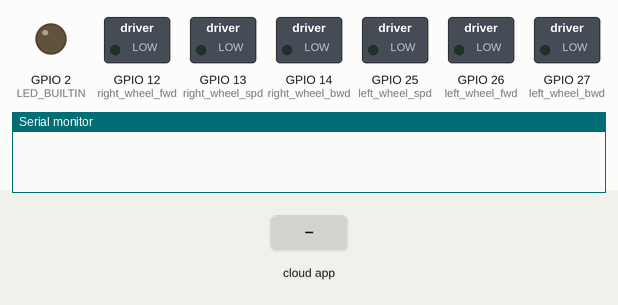
Bench run of a program on a simulated ESP32. Shown: switched loads named in the program (green lamp = pin HIGH), output pins drawn as LEDs (lit = HIGH), the last lines printed to the serial monitor. Inputs (shaded band) come from the test bench. The ROS host is connected and sends only what is stated.

Above: at 3.2 s.
3.3 s: the phone or cloud app sets linear.x to -100
At 3.7 s:
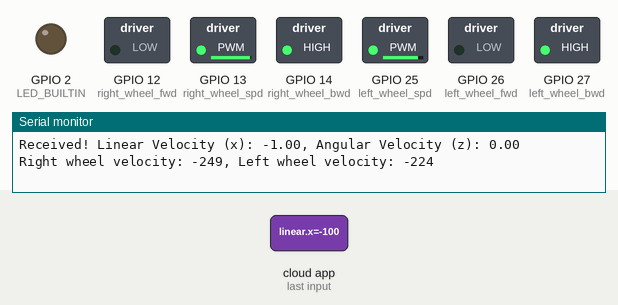
4.8 s: the phone or cloud app sets angular.z to -100
At 5.5 s:
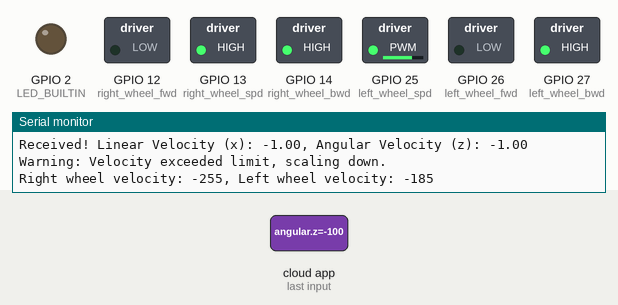
6.3 s: the phone or cloud app sets linear.x to 0
At 6.8 s:
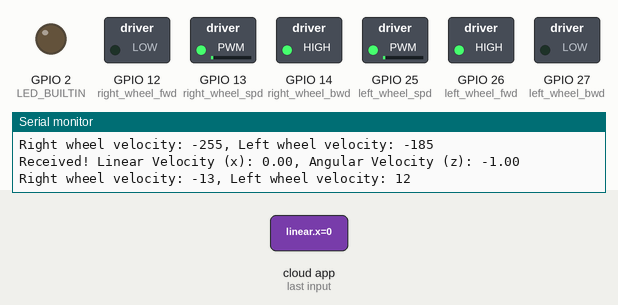
7.8 s: the phone or cloud app sets angular.z to 100
At 8.5 s:
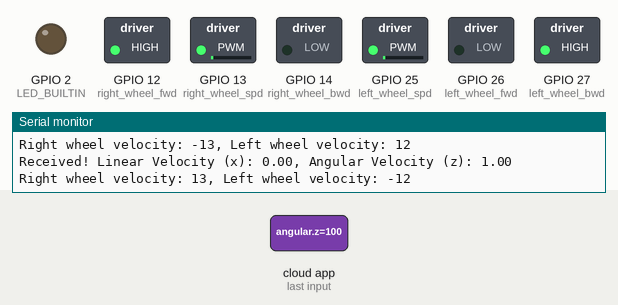
9.3 s: the phone or cloud app sets linear.x to 100
At 10.3 s:
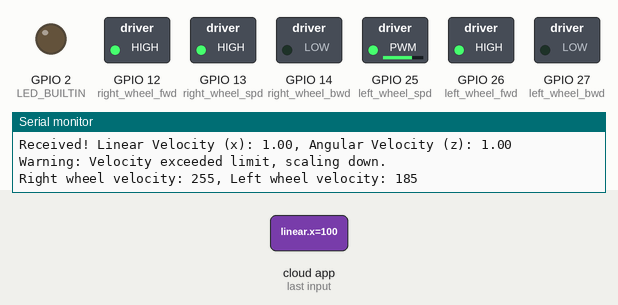
10.9 s: the phone or cloud app sets angular.z to 0
At 12.0 s:
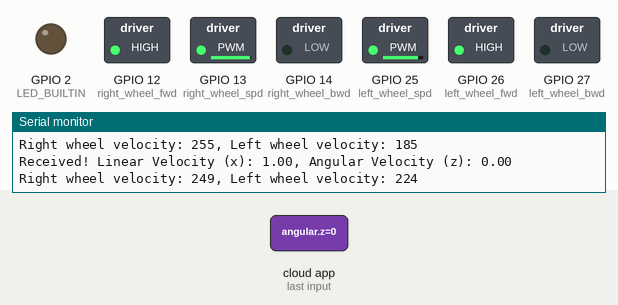
Timing chart, 0 to 13.4 s (numbered marks = the images above; inputs shaded):
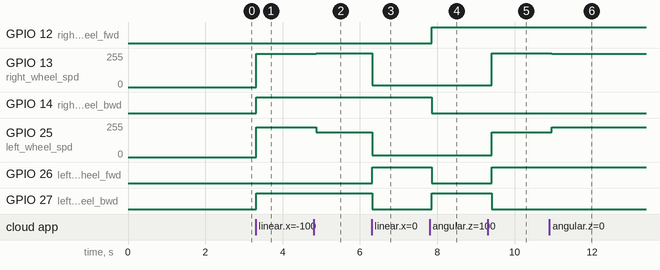

Measured:
- after the input at 3.3 s, GPIO 13 (right_wheel_spd): 0/255 → 248/255 at once; GPIO 14 (right_wheel_bwd), GPIO 27 (left_wheel_bwd): LOW → HIGH at once; GPIO 25 (left_wheel_spd): 0/255 → 223/255 at once
- after the input at 4.8 s, GPIO 13 (right_wheel_spd): 248/255 → 255/255 after 0.08 s; GPIO 25 (left_wheel_spd): 223/255 → 184/255 after 0.08 s
- after the input at 6.3 s, GPIO 13 (right_wheel_spd): 255/255 → 13/255 at once; GPIO 25 (left_wheel_spd): 184/255 → 12/255 at once; GPIO 26 (left_wheel_fwd): LOW → HIGH at once; GPIO 27 (left_wheel_bwd): HIGH → LOW at once
- after the input at 7.8 s, GPIO 12 (right_wheel_fwd), GPIO 27 (left_wheel_bwd): LOW → HIGH after 0.06 s; GPIO 14 (right_wheel_bwd), GPIO 26 (left_wheel_fwd): HIGH → LOW after 0.06 s
- after the input at 9.3 s, GPIO 13 (right_wheel_spd): 13/255 → 255/255 after 0.11 s; GPIO 25 (left_wheel_spd): 12/255 → 184/255 after 0.11 s; GPIO 26 (left_wheel_fwd): LOW → HIGH after 0.11 s; GPIO 27 (left_wheel_bwd): HIGH → LOW after 0.11 s
- after the input at 10.9 s, GPIO 13 (right_wheel_spd): 255/255 → 248/255 after 0.06 s; GPIO 25 (left_wheel_spd): 184/255 → 223/255 after 0.06 s

The program:

main.cpp
```cpp
#include <Arduino.h>
#include <micro_ros_platformio.h>
#include <WiFi.h>
#include <math.h>
#include <rcl/rcl.h>
#include <rclc/rclc.h>
#include <rclc/executor.h>
#include <geometry_msgs/msg/twist.h>

// ROS 2 Micro-ROS Components
rcl_subscription_t cmd_vel_subscriber;
geometry_msgs__msg__Twist msg;
rclc_executor_t executor;
rclc_support_t support;
rcl_allocator_t allocator;
rcl_node_t node;
rcl_timer_t timer;

// WiFi Definitions
IPAddress agent_ip(192, 168, 1, 3);

// Function Definitions
void error_loop();
void cmd_vel_subscription_callback(const void *msgin);

// Robot Parameters
#define wheelbase_length 0.11

#define left_wheel_speed_multiplier 0.9
#define right_wheel_speed_multiplier 1.0
#define left_wheel_fwd 26
#define left_wheel_bwd 27
#define left_wheel_spd 25
#define right_wheel_fwd 12
#define right_wheel_bwd 14
#define right_wheel_spd 13

#define RCCHECK(fn) { rcl_ret_t temp_rc = fn; if((temp_rc != RCL_RET_OK)){error_loop();}}
#define RCSOFTCHECK(fn) { rcl_ret_t temp_rc = fn; if((temp_rc != RCL_RET_OK)){} }

void setup() {
  Serial.begin(115200);

  pinMode(left_wheel_fwd, OUTPUT);
  pinMode(left_wheel_bwd, OUTPUT);
  pinMode(left_wheel_spd, OUTPUT);
  pinMode(right_wheel_fwd, OUTPUT);
  pinMode(right_wheel_bwd, OUTPUT);
  pinMode(right_wheel_spd, OUTPUT);
  pinMode(LED_BUILTIN, OUTPUT);

  ledcSetup(0, 1000, 8);
  ledcSetup(1, 1000, 8);
  ledcAttachPin(left_wheel_spd, 0);
  ledcAttachPin(right_wheel_spd, 1);

  set_microros_wifi_transports("Lab315", "fluffycurtain330", agent_ip,8888);
  delay(2000);

  allocator = rcl_get_default_allocator();

  RCCHECK(rclc_support_init(&support, 0, NULL, &allocator));
  RCCHECK(rclc_node_init_default(&node, "workshop_bot", "", &support));
  RCCHECK(rclc_subscription_init_default(
    &cmd_vel_subscriber,
    &node,
    ROSIDL_GET_MSG_TYPE_SUPPORT(geometry_msgs, msg, Twist),
    "cmd_vel"));

  RCCHECK(rclc_executor_init(&executor, &support.context, 1, &allocator));
  RCCHECK(rclc_executor_add_subscription(&executor, &cmd_vel_subscriber, &msg, &cmd_vel_subscription_callback, ON_NEW_DATA));
}

void loop() {
  delay(100);
  RCSOFTCHECK(rclc_executor_spin_some(&executor, RCL_MS_TO_NS(100)));
}

void cmd_vel_subscription_callback(const void *msgin) {
  const geometry_msgs__msg__Twist *msg = (const geometry_msgs__msg__Twist *)msgin;
  float velocity_x = msg->linear.x;
  float angular_velocity_z = msg->angular.z;

  float right_wheel_velocity = right_wheel_speed_multiplier* 249.7508 * (velocity_x + (angular_velocity_z * wheelbase_length) / 2.0);
  float left_wheel_velocity = left_wheel_speed_multiplier*249.7508 * (velocity_x - (angular_velocity_z * wheelbase_length) / 2.0);

  Serial.print("Received! Linear Velocity (x): ");
  Serial.print(velocity_x);
  Serial.print(", Angular Velocity (z): ");
  Serial.println(angular_velocity_z);

  float max_velocity = max(abs(left_wheel_velocity), abs(right_wheel_velocity));
  if (max_velocity > 255) {
    left_wheel_velocity *= left_wheel_speed_multiplier*(255.0 / max_velocity);
    right_wheel_velocity *=right_wheel_speed_multiplier* (255.0 / max_velocity);
    Serial.println("Warning: Velocity exceeded limit, scaling down.");
  }

  digitalWrite(left_wheel_fwd, left_wheel_velocity > 0);
  digitalWrite(left_wheel_bwd, left_wheel_velocity < 0);
  digitalWrite(right_wheel_fwd, right_wheel_velocity > 0);
  digitalWrite(right_wheel_bwd, right_wheel_velocity < 0);

  ledcWrite(0, int(abs(left_wheel_velocity)));
  ledcWrite(1, int(abs(right_wheel_velocity)));

  Serial.print("Right wheel velocity: ");
  Serial.print(int(right_wheel_velocity));
  Serial.print(", Left wheel velocity: ");
  Serial.println(int(left_wheel_velocity));
}

void error_loop() {
  while (1) {
    digitalWrite(LED_BUILTIN, HIGH);
    delay(300);
    digitalWrite(LED_BUILTIN, LOW);
    delay(300);
  }
}
```
